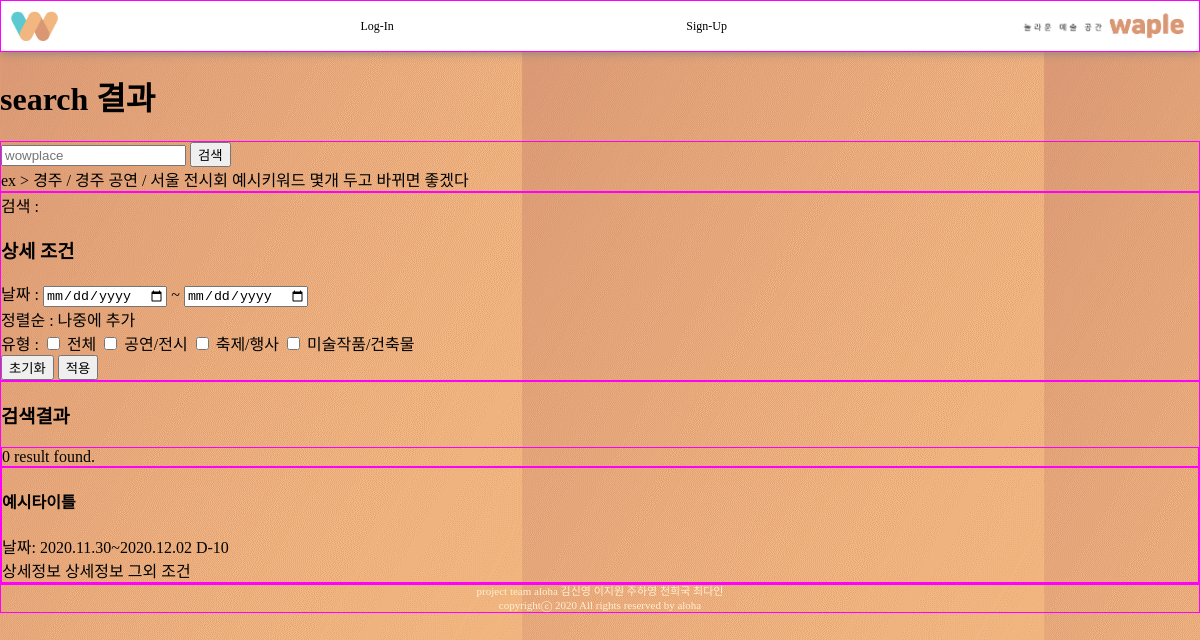
/subapp/result/, run on an earlier commit of the app's database.
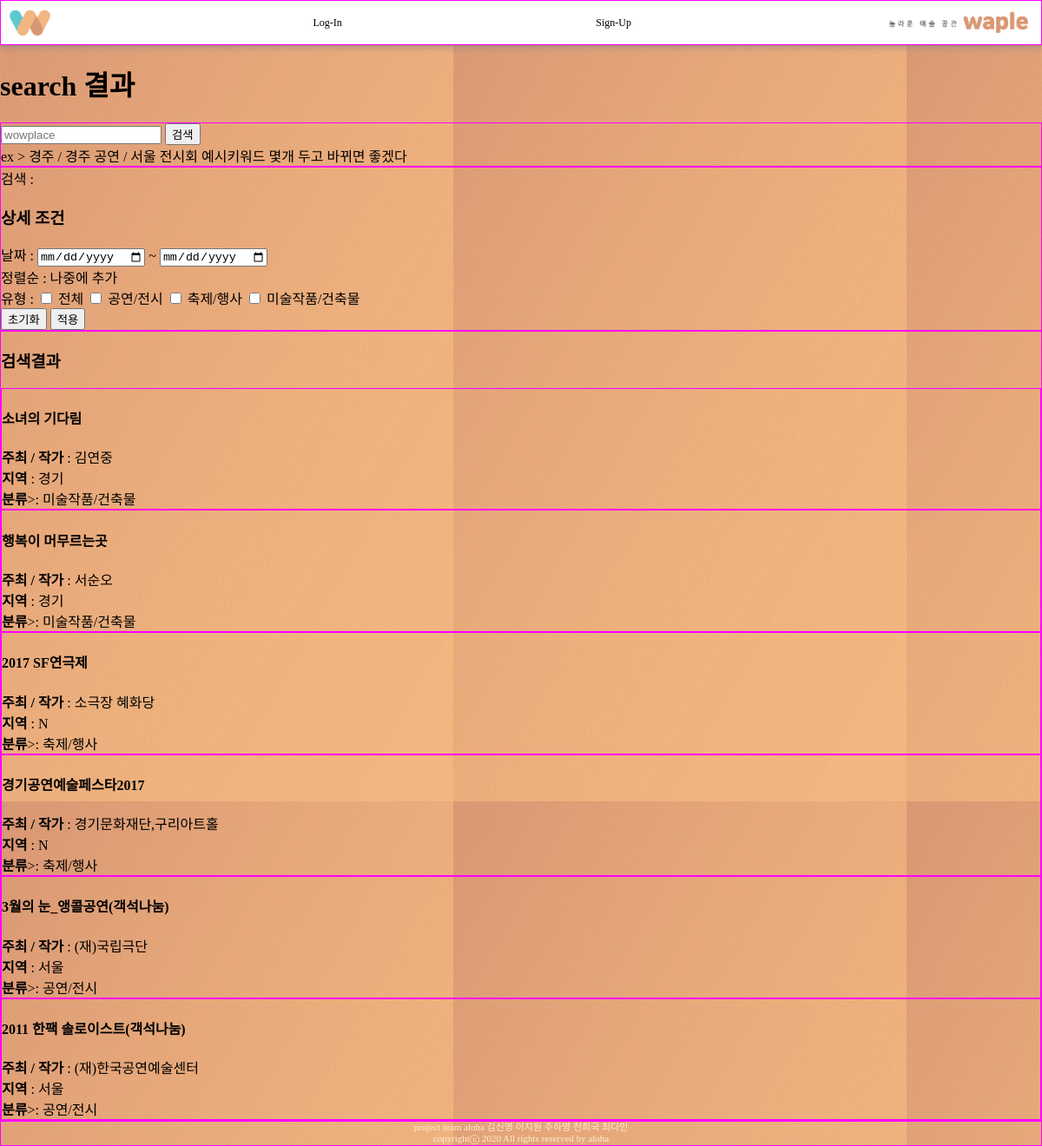
And on a later commit of the database.
### subapp/models.py (models this page shows, shortened)
class ArtInfoDB(models.Model):
    title = models.CharField(max_length=30)
    host = models.CharField(max_length=30)
    region = models.CharField(max_length=10)
    category = models.CharField(max_length=10)
    start_date = models.DateField(null=True, auto_now=False, auto_now_add=False)
    end_date = models.DateField(null=True, auto_now=False, auto_now_add=False)

### subapp/views.py (the view)
# urls.py: path('result/', views.result, name='result'),
def result(request):
    context={}
    if request.method == "GET":
        kw = request.GET.get('kw', '')
        context['kw'] = kw
        contents = ArtInfoDB.objects.all()
        if kw !='': #키워드 입력이 들어왔을때
            contents = contents.filter(
                Q(title__contains=kw) | Q(host__contains=kw)|
                Q(region__contains=kw) | Q(category__contains=kw)
            ).distinct()
        else:
            pass #키워드 검색 안되면 전체
        context['contents'] = contents
    return render(request, 'subapp/result.html', context)

### subapp/templates/subapp/result.html (shortened to what this page needs)
{% extends 'base.html' %}
{% load static %}
{% block content %}
 <h1>search 결과</h1>
 <div>
    <form action="{% url 'subapp:result' %}" method="GET">
        <input type="text" placeholder="wowplace" name="kw" value="{{kw|default_if_none:''}}">
        <button type="submit" >검색</button> <br>
        ex > 경주 / 경주 공연 / 서울 전시회 예시키워드 몇개 두고 바뀌면 좋겠다<br>
    </form>
 </div>
 <div>
     검색 : {{kw}}
     <form action="" method="GET">
        <h3>상세 조건</h3>
        날짜 : <input type="date" name="start"> ~ <input type="date" name="end"> <br>
        정렬순 : 나중에 추가 <br>
        유형 :
        <input type="checkbox" name="type[]" value="all"id="all" {% if license == 'all' %}checked{% endif %} >
        <label for="all">전체</label>
        <input type="checkbox" name="type[]" value="performance"id="performance" {% if 'performance' in license %}checked{% endif %}>
        <label for="performance">공연/전시</label>
        <input type="checkbox" name="type[]" value="festival"id="festival" {% if 'festival' in license %}checked{% endif %}>
        <label for="festival">축제/행사</label>
        <input type="checkbox" name="type[]" value="artwork"id="artwork" {% if 'artwork' in license %}checked{% endif %}>
        <label for="artwork">미술작품/건축물</label><br>
        <button type="reset">초기화</button>
        <button type="submit">적용</button>
    </form>
 </div>
 <div>
     <h3>검색결과</h3>
     {% for content in contents %}
    <div>
        <h4><a href="{% url 'subapp:detail' content.pk %}">{{content.title}}</a></h4>
        <b>주최 / 작가</b> : {{content.host}} <br>
        {% if content.region != N %} <b>지역</b> : {{content.region}}<br> {% endif %}
        <b>분류</b>>: {{content.category}}
    </div>
    {% empty %}
    <div>
        0 result found.
    </div>
    <div>
        <h4>예시타이틀</h4>
        날짜: 2020.11.30~2020.12.02 D-10 <br>
        상세정보 상세정보 그외 조건
    </div>
    {% endfor %}
 </div>
{% endblock %}

What changed in the data, as far as the page shows it:
added ArtInfoDB: title "소녀의 기다림", host "김연중", region "경기", category "미술작품/건축물"
added ArtInfoDB: title "행복이 머무르는곳", host "서순오", region "경기", category "미술작품/건축물"
added ArtInfoDB: title "2017 SF연극제", host "소극장 혜화당", region "N", category "축제/행사"
added ArtInfoDB: title "경기공연예술페스타2017", host "경기문화재단,구리아트홀", region "N", category "축제/행사"
added ArtInfoDB: title "3월의 눈_앵콜공연(객석나눔)", host "(재)국립극단", region "서울", category "공연/전시"
added ArtInfoDB: title "2011 한팩 솔로이스트(객석나눔)", host "(재)한국공연예술센터", region "서울", category "공연/전시"
Also different on the page:
text no longer shown: "0 result found. 예시타이틀 날짜: 2020.11.30~2020.12.02 D-10 상세정보 상세정보 그외 조건"
